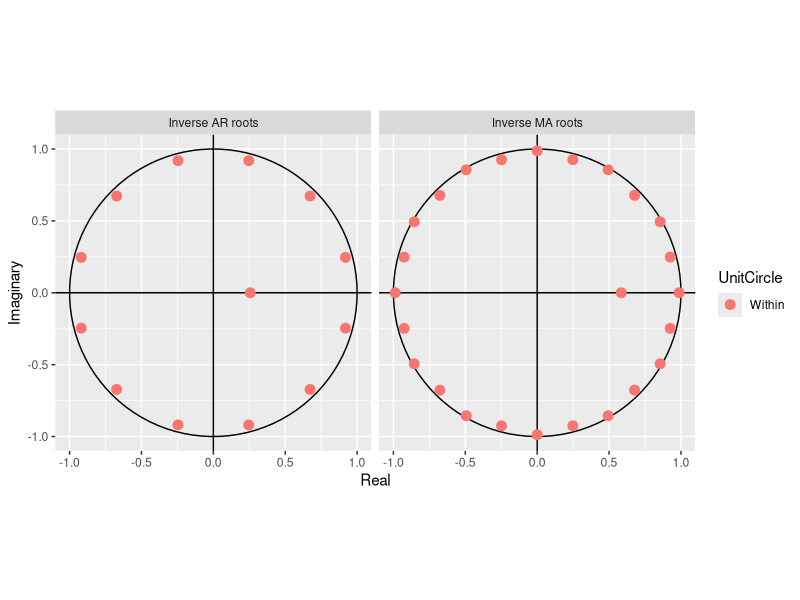
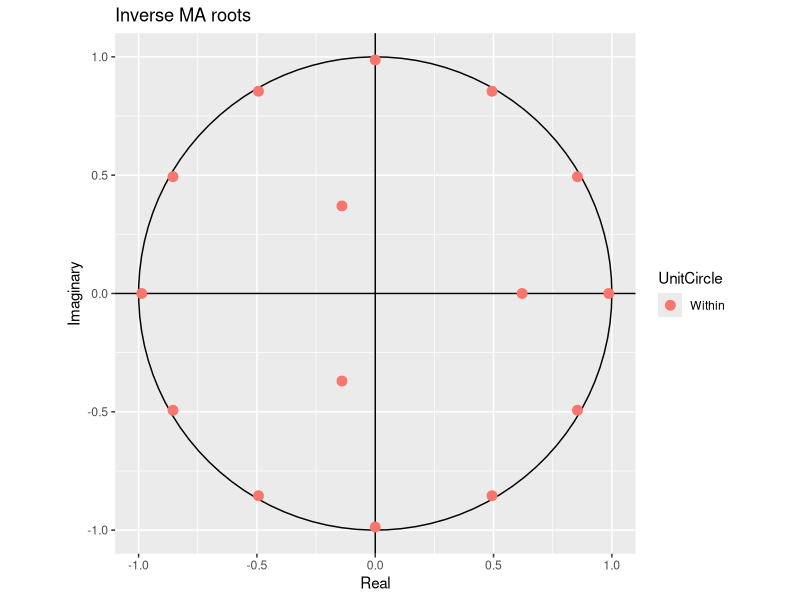
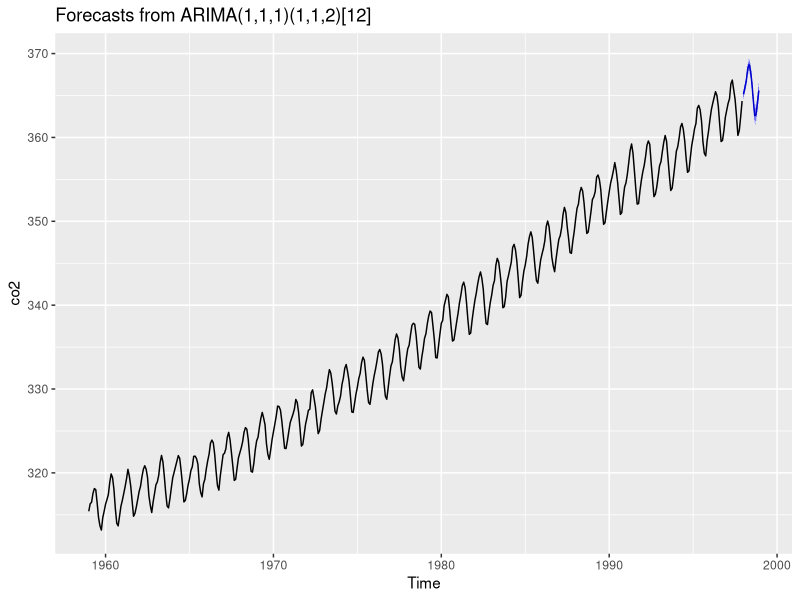
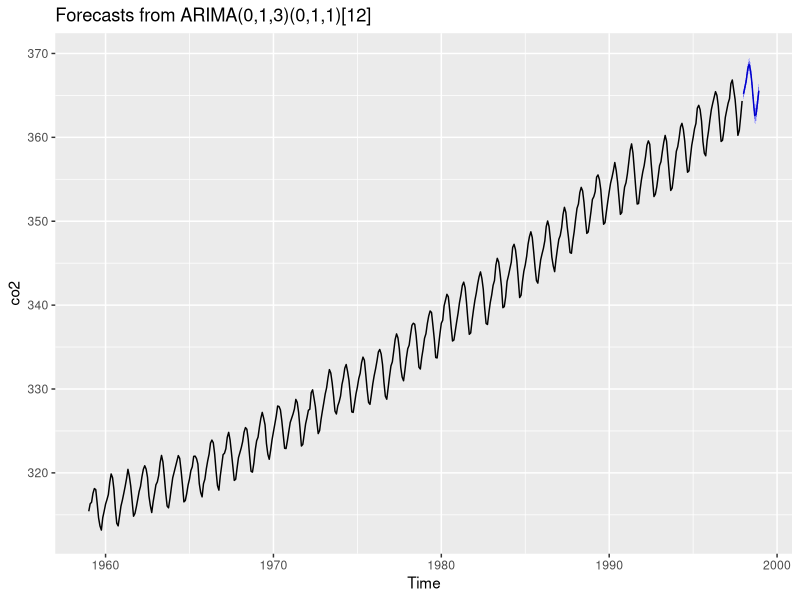
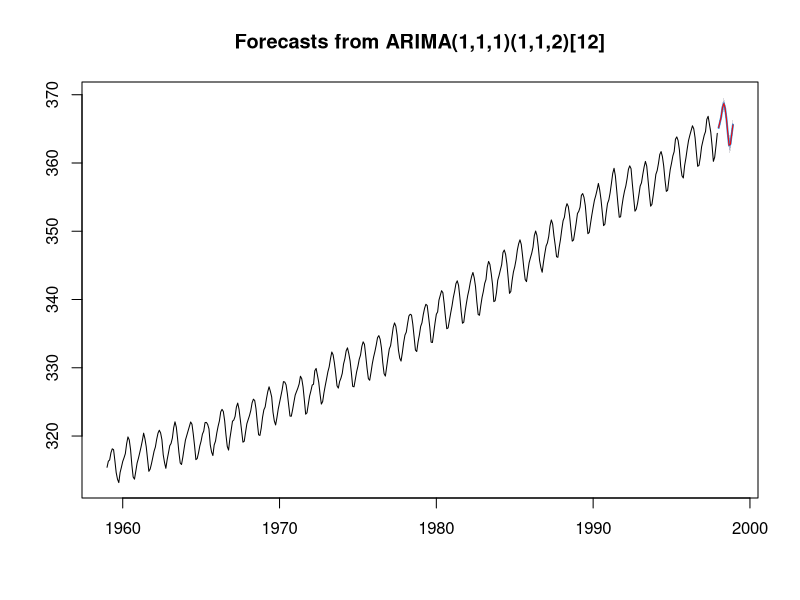

R code for these plots, in order:
library(forecast)
library(ggplot2)

# Best model: ARIMA(1,1,1)(1,1,2)[12]
# AIC=180.78   AICc=180.97   BIC=205.5
model <- auto.arima(co2, trace = T)
model
autoplot(model)

# how to improve it?
# Best model: ARIMA(0,1,3)(0,1,1)[12] 
# AIC=176.86   AICc=177   BIC=197.47
model2 <- auto.arima(co2, trace = T, stepwise = F, approximation = F)
model2
autoplot(model2)

prevm <- forecast(model, h=12)
autoplot(prevm)

prevm2 <- forecast(model2, h=12)
autoplot(prevm2)

plot(prevm)
lines(prevm2$mean, col='red')

prevm$mean
prevm2$mean